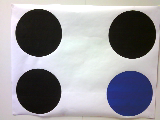
#> input picture data/circles_board/wall_circles/wall_circles_qqvga_0m59.png, 160 x 120 px; its folder holds 4 pictures in this run
$ python image.py   (Python 2 division)   (older library calls are emulated)
#> lines starting #> are read from the running program, lines starting #| are printed output that depends on the picture
#> in autotest_findCirclesPos, im is the input picture: shape (120, 160, 3); mean B, G, R 155, 149.7, 150.6
# -*- coding: utf-8 -*-

__author__ = 'lgeorge & amazel'

import cv2
import math
import numpy as np

import geometry

class StdCamera:
    # [21 lines left out: functions __init__, getCameraMatrix, not called in this run]

    def getDistorsionCoef( self ):
        return self.distorsionCoef;

# class StdCamera - end

# [54 lines left out: functions imageToString, reddish, blueish, drawArrow, not called in this run]

def findCircles( img_color, cColor = 'r', bDebug = False, bFindSmall = False ):
    """
    find the 4 circles in an image,
    return the 4 positions [ [x1,y1], [x2,y2], [x3,y3], [x4,y4], ] in range[0..1]
    the first will be the red one, following point will always be in the same order
    - cColor: the first letter of the first color
        - 'r': red circle with 3 other black/blue one .
        - 'b': blue circle with 3 other black
    """
#> called with cColor = 'b', bDebug = 1, bFindSmall = False
    if( bDebug ):
        bRender = True;
    else:
        bRender = False;

    img = cv2.cvtColor( img_color, cv2.cv.CV_BGR2GRAY );
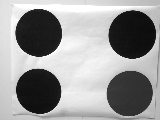
#> img: shape (120, 160); min 10, max 255, mean 150.6

    if( cColor == 'g' ):
        img = cv2.GaussianBlur( img, (3, 3), 5 );
    else:
        if( img.shape[1] <= 160 ):
            img = cv2.GaussianBlur( img, (3, 3), 5 );
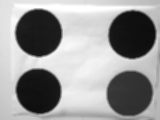
#> img: shape (120, 160); min 12, max 255, mean 150.5
        elif( img.shape[1] <= 320 ):
            img = cv2.GaussianBlur( img, (5, 5), 5 ); # TODO: tune me!
        elif( img.shape[1] <= 640 ):
            img = cv2.GaussianBlur( img, (7, 7), 5 ); # TODO: tune me!
        elif( img.shape[1] <= 1280 ):
            img = cv2.GaussianBlur( img, (15, 15), 10 );

    #~ img = cv2.pyrDown( img ); # PyrDown only divide by 2

    #~ cv2.imshow( "mat", img );
    #~ cv2.waitKey(0)

    minDist = img.shape[0]/16
#> minDist = 7

    if( img.shape[1] == 320 ):
        p1 = 10; p2 = 20; r=5; R=10;
    else:
        p1 = 180; p2 = 35; r=8; R=60;

    if( cColor == 'b' ):
        p1 = 85; p2 = 35; r=16; R=img.shape[1]/2; # works with 85-125 on auto test
#> after `R = img.shape[1] / 2`: R = 80

    if( bFindSmall ):
        r = 10;
        R = 3*r;
        minDist = 4;


    # Apply the Hough Transform to find the circles
    circles_detected = cv2.HoughCircles( img, cv2.cv.CV_HOUGH_GRADIENT,dp=1, minDist = minDist, param1=p1,param2=p2,minRadius=r,maxRadius=R );
#> circles_detected = [[131.5, 34.5, 23.8], [129.5, 93.5, 23], [38.5, 90.5, 22.1], [38.5, 32.5, 22.9]]
    if( bDebug ):
        print( "circles_detected: %s" % circles_detected );  # a list of x,y,radius
#| circles_detected: [[[131.5  34.5  23.8]
#|   [129.5  93.5  23. ]
#|   [ 38.5  90.5  22.1]
#|   [ 38.5  32.5  22.9]]]
    nNbrCircles = 0;

#> (the run stopped early here; a loop or call above may not have finished)
